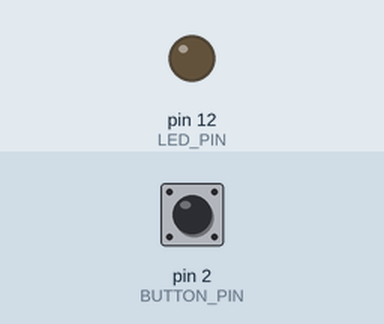
Bench run of a sketch on a simulated Arduino Uno, built with avr-gcc and run on an emulated ATmega328P. On the bench: output pins drawn as LEDs (lit = HIGH). The test bench sets the inputs (shaded band); at power-on: pin 2 (BUTTON_PIN) LOW.

Above: at 1.2 s.
1.3 s: pin 2 (BUTTON_PIN) pulled HIGH for 0.15 s
At 1.37 s:
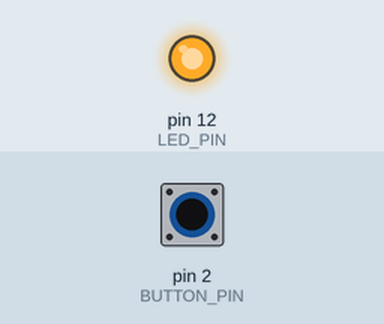
2.9 s: pin 2 (BUTTON_PIN) pulled HIGH for 3.2 s
At 6.5 s:
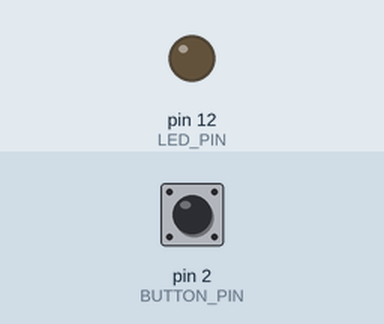
Timing chart, 0 to 8.0 s (numbered marks = the images above; inputs shaded):
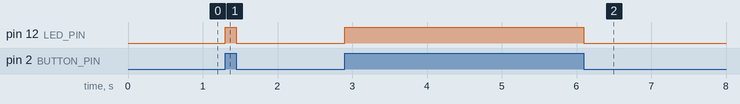

The sketch:

sos.ino
```cpp
/*
  Blink
  Lights an LED, when a button is pressed.
  Use this example as a starting point for SOS.
*/

int LED_PIN = 12;
int BUTTON_PIN = 2;

// the setup function runs once when you press reset or power the board
void setup() {
  pinMode(LED_PIN, OUTPUT);
  pinMode(BUTTON_PIN, INPUT);
}

// the loop function runs over and over again forever
void loop() {
  if (digitalRead(BUTTON_PIN) == HIGH) {
    digitalWrite(LED_PIN, HIGH);
  } else {
    digitalWrite(LED_PIN, LOW);
  }
}
```

Measured:
- after the input at 1.3 s, pin 12 (LED_PIN): LOW → HIGH at once, → LOW 0.15 s later
- after the input at 2.9 s, pin 12 (LED_PIN): LOW → HIGH at once, → LOW 3.2 s later
